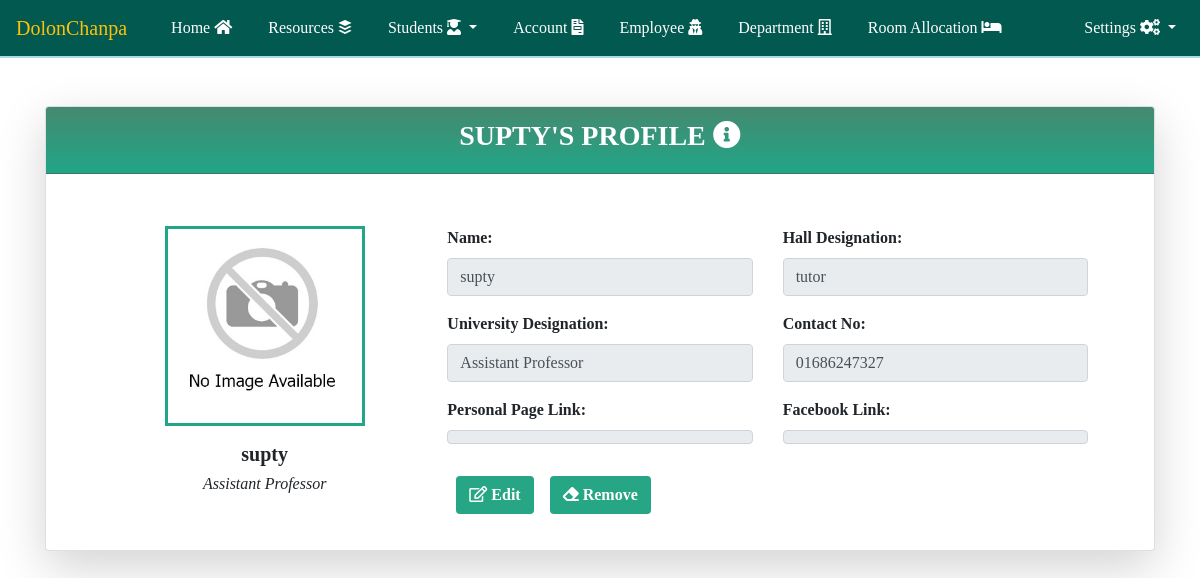
The app's page /view_employee_details.php?id=3 (signed in) with its own data.
### tables this page shows
CREATE TABLE `employee_information` (
  `id` int(255) NOT NULL,
  `name` varchar(50) NOT NULL,
  `hall_designation` varchar(100) NOT NULL,
  `university_designation` varchar(50) NOT NULL,
  `image` varchar(1000) NOT NULL,
  `contact_no` varchar(11) NOT NULL,
  `personal_page_link` varchar(255) NOT NULL,
  `facebook_link` varchar(255) NOT NULL
);

### view_employee_details.php (the view, shortened to what this page needs)
<?php include('header.php')?>
<?php include('database_connection.php')?>
<?php
if(!isset($_GET['id']))
{
    ?>
    <script>
        window.location = "home.php";
    </script>
    <?php
}
else if(isset($_GET['id']))
{
    $employee_id_validation_qry = "SELECT * FROM `employee_information` WHERE `id` = '$_GET[id]'";
    $employee_id_validation_qry_run = mysqli_query($conn, $employee_id_validation_qry);
    $employee_id_validation_qry_run_res = mysqli_fetch_assoc($employee_id_validation_qry_run);
        ?>
        <?php
}
?>
<div class="container">
    <div class="row justify-content-center mt-5">
        <div class="col-lg-12 col-12">
            <div class="card shadow-lg">
                <div class="card-header">
                    <div class="row justify-content-center">
                        <div class="col-lg-8 col-sm-8">
                            <h3 class ="text-center card_header_color text-uppercase"><?php echo $employee_id_validation_qry_run_res['name']?>'s Profile <span><i class="fas fa-info-circle"></i></span></h3>
                        </div>
                    </div>
                </div>
                <div class="card-body">
                    <div class="col-lg-12 col-12">
                        <div class="row m-3">
                            <div class="col-lg-4 col-12 mt-3">
                                <div class="form-group text-center">
                                    <img class = 'employee_img' src="employee_image/<?php echo $employee_id_validation_qry_run_res['image']?>" onerror=this.onerror=null;this.src="employee_image/no_image.jpg"; width = "200px;" height ="200px">
                                </div>
                                <h5 class = "text-center"><b><?php echo $employee_id_validation_qry_run_res['name']?></b></h5>
                                <h6 class = "text-center"><i><?php echo $employee_id_validation_qry_run_res['university_designation']?></i></h6>
                            </div>
                            <div class="col-lg-8 col-12 mt-3">
                                <div class="row">
                                    <div class="col-lg-6 col-md-6 col-12">
                                        <div class="form-group">
                                            <label for="">Name:</label>
                                            <input type="text" class = "form-control" value = "<?php echo $employee_id_validation_qry_run_res['name']?>" readonly>
                                        </div>
                                    </div>
                                    <div class="col-lg-6 col-md-6 col-12">
                                        <div class="form-group">
                                            <label for="">Hall Designation:</label>
                                            <input type="text" class = "form-control" value = "<?php echo $employee_id_validation_qry_run_res['hall_designation']?>" readonly>
                                        </div>
                                    </div>
                                </div>
                                <div class="row">
                                    <div class="col-lg-6 col-md-6 col-12">
                                        <div class="form-group">
                                            <label for="">University Designation:</label>
                                            <input type="text" class = "form-control" value = "<?php echo $employee_id_validation_qry_run_res['university_designation']?>" readonly>
                                        </div>
                                    </div>
                                    <div class="col-lg-6 col-md-6 col-12">
                                        <div class="form-group">
                                            <label for="">Contact No:</label>
                                            <input type="text" class = "form-control" value = "<?php echo $employee_id_validation_qry_run_res['contact_no']?>" readonly>
                                        </div>
                                    </div>
                                </div>
                                <div class="row">
                                    <div class="col-lg-6 col-md-6 col-12">
                                        <div class="form-group employee_page_link">
                                            <label for="">Personal Page Link:</label>
                                            <br>
                                            <div class = "link">
                                            </div>
                                        </div>
                                    </div>
                                    <div class="col-lg-6 col-md-6 col-12">
                                        <div class="form-group employee_page_link">
                                            <label for="">Facebook Link:</label>
                                            <br>
                                            <div class = "link">
                                            </div>
                                    </div>
                                </div>
                                <div class="row ml-4 mt-3">
                                    <a class = "btn btn_color_employee mr-3" href="update_employee_information.php?id=<?php echo $employee_id_validation_qry_run_res['id']?>"><b><span><i class="far fa-edit"></i></span> Edit</b></a>
                                    <button class = "btn btn_color_employee" onclick = "deleteConfirmation(<?php echo $employee_id_validation_qry_run_res['id'];?>)"><b><span><i class="fas fa-eraser"></i></span> Remove</b></button>
                                </div>
                            </div>
                        </div>
                    </div>
                </div>
            </div>
        </div>
    </div>
</div>
<?php include('footer.php')?>

### css/style.css (style rules this page uses)
body { font-family: 'sans-serif'; }
.shadow-lg { box-shadow: 0 1rem 3rem rgba(0,0,0,.175); }
.employee_img { border: 3px solid #21A688; padding: 5px; transition: border .15s ease-in-out, border-radius .15s ease-in-out; }
.card-header { padding: .75rem 1.25rem; margin-bottom: 0; background-image: linear-gradient(#45896F, #21A688); border-bottom: 1px solid rgba(0,0,0,.125); }
.card_header_color { color: white; font-weight: bold; }
.employee_page_link .link { background-color: #e9ecef; border: 1px solid #ced4da; padding: .375rem .75rem; font-size: 1rem; font-weight: 400; line-height: 1.5; border-radius: .25rem; }
.btn_color_employee { background-color: #26A685; color:white; transition: color 1000ms ease, background-color 500ms ease; }
label { font-weight: bold; }

### records on screen
employee_information: name "SUPTY", image (placeholder picture), name "supty", university_designation "Assistant Professor", hall_designation "tutor", contact_no "01686247327"
